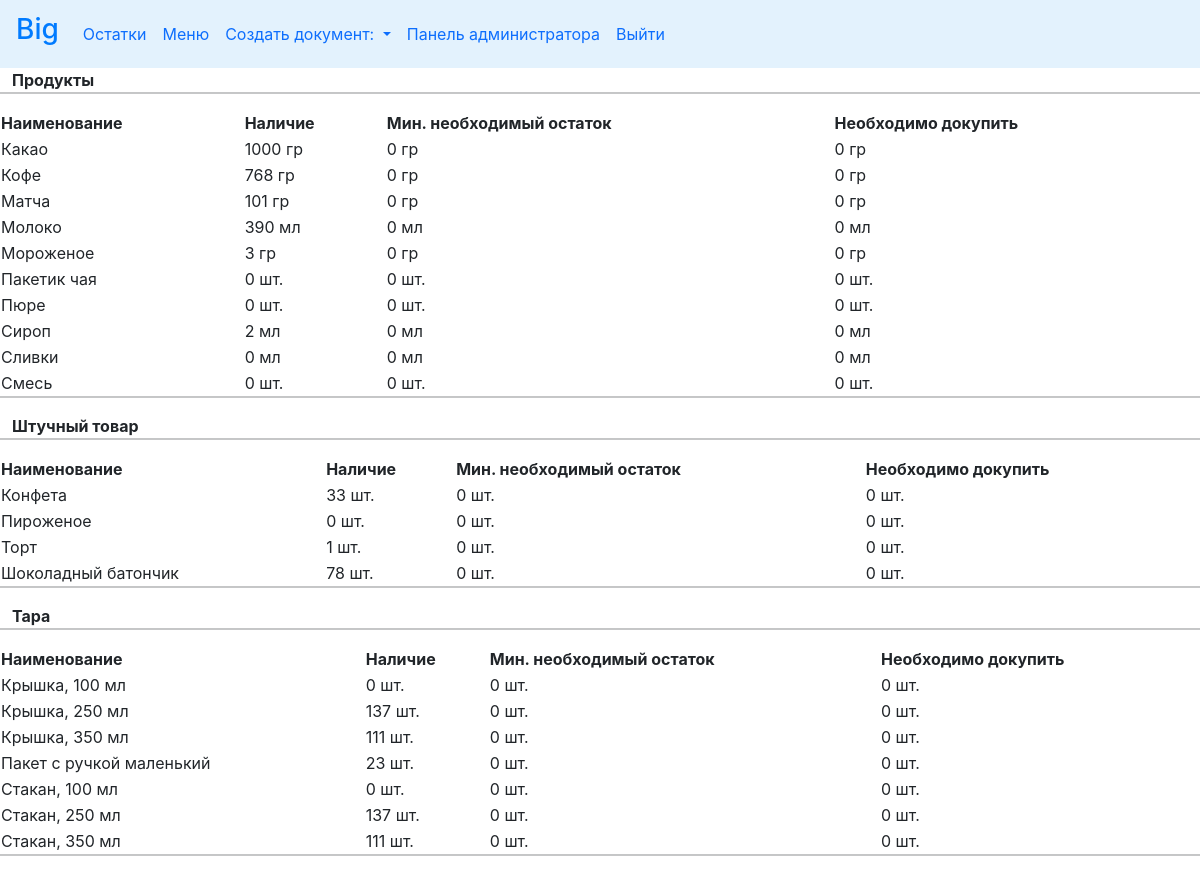
The app's page /stock (signed in) with its own data.
### cafecrm/models.py (models this page shows, shortened)
class Products(models.Model):
    PRODUCT = 'product'
    SNACK = 'snack'
    TARE = 'tare'
    PRODUCT_TYPE = ((PRODUCT, 'продукт'), (SNACK, 'штучный товар'), (TARE, 'тара'))
    PC = 'шт.'
    ML = 'мл'
    GR = 'гр'
    UNITS = ((PC, 'шт.'), (ML, 'мл'), (GR, 'гр'))
    product_name = models.CharField(max_length=250, verbose_name='Наименование')
    unit = models.CharField(max_length=20, choices=UNITS, verbose_name='Единица измерения')
    product_type = models.CharField(max_length=20, choices=PRODUCT_TYPE, verbose_name='Категория')
    slug = models.SlugField(max_length=200, db_index=True, unique='product_name')
    price = models.DecimalField(max_digits=10, decimal_places=2, default=0.00, verbose_name='Цена')
    stock = models.PositiveIntegerField(default=0, verbose_name='Остаток')
    min_stock = models.PositiveSmallIntegerField(default=0, verbose_name='Минимальный остаток')
    description = models.TextField(blank=True, verbose_name='Описание')
    need_to_order = property(
        lambda self: (self.min_stock - self.stock if self.stock < self.min_stock else 0)
        )
    class Meta:
        verbose_name = 'Product'
        verbose_name_plural = 'Products'
        ordering = ['product_type', 'product_name']
        index_together = (('id', 'slug'),)

### cafecrm/views.py (the view)
# urls.py: path('stock', views.stock, name='stock'),
def stock(request):
    products = Products.objects.filter(product_type='product').order_by('product_name')
    snacks = Products.objects.filter(product_type='snack').order_by('product_name')
    tares = Products.objects.filter(product_type='tare').order_by('product_name')
    return render(request,
                  'cafecrm/stock.html',
                  {'title': 'stock',
                   'products': products,
                   'snacks': snacks,
                   'tares': tares
                   })

### doc_temp/context_processors.py (called while the page is built)
def doc(request):
    return {'doc_temp': Doctemp(request)}

### templates/cafecrm/stock.html (shortened to what this page needs)
{% extends "cafecrm/base.html" %}
{% load static %}
{% block content %}
<div class="row align-items-start"">
    <b>Продукты</b>
    <hr>
    <table class="cart">
        <thead>
        <tr>
            <th>Наименование</th>
            <th>Наличие</th>
            <th>Мин. необходимый остаток</th>
            <th>Необходимо докупить</th>
        </tr>
        </thead>
        <tbody>
        {% for item in products %}
            <tr>
                <td> {{ item.product_name }} </td>
                <td class="num">{{ item.stock }} {{ item.unit  }}</td>
                <td>{{ item.min_stock }} {{ item.unit  }}</td>
            <td>{{ item.need_to_order }} {{ item.unit  }}</td>
            </tr>
        {% endfor %}
        </tbody>
    </table>
    <hr>
    <b>Штучный товар</b>
    <hr>
    <table class="cart">
        <thead>
        <tr>
            <th>Наименование</th>
            <th>Наличие</th>
            <th>Мин. необходимый остаток</th>
            <th>Необходимо докупить</th>
        </tr>
        </thead>
        <tbody>
        {% for item in snacks %}
            <tr>
                <td> {{ item.product_name }} </td>
                <td class="num">{{ item.stock }} {{ item.unit  }}</td>
                <td>{{ item.min_stock }} {{ item.unit  }}</td>
            <td>{{ item.need_to_order }} {{ item.unit  }}</td>
            </tr>
        {% endfor %}
        </tbody>
    </table>
    <hr>
    <b>Тара</b>
    <hr>
    <table class="cart">
        <thead>
        <tr>
            <th>Наименование</th>
            <th>Наличие</th>
            <th>Мин. необходимый остаток</th>
            <th>Необходимо докупить</th>
        </tr>
        </thead>
        <tbody>
        {% for item in tares %}
            <tr>
                <td> {{ item.product_name }} </td>
                <td class="num">{{ item.stock }} {{ item.unit  }}</td>
                <td>{{ item.min_stock }} {{ item.unit  }}</td>
            <td>{{ item.need_to_order }} {{ item.unit  }}</td>
            </tr>
        {% endfor %}
        </tbody>
    </table>
    <hr>
</div>
{% endblock %}

### templates/cafecrm/base.html (shortened to what this page needs)
{% load static %}
<!DOCTYPE html>
<html lang="en">
<head>
    <link href="https://cdn.jsdelivr.net/npm/bootstrap@5.0.0/dist/css/bootstrap.min.css" rel="stylesheet" >
	<link rel="stylesheet" href="https://maxcdn.bootstrapcdn.com/bootstrap/4.0.0-beta.3/css/bootstrap.min.css">
    <link rel="stylesheet" href="{% static 'cafecrm/css/style.css' %}" type="text/css">
</head>
<body>
<div class="container-fluid">
    <div class="row align-items-start" id="nav">
        {% if user.is_superuser %}
    	<nav class="navbar navbar-expand-lg bg-body-tertiary" style="background-color: #e3f2fd;">
			<a class="navbar-brand" href="{% url 'cafecrm:home' %}"><h3>{{ user.first_name }}</h3></a>
		  	<div class="collapse navbar-collapse" id="navbarSupportedContent">
		  		<ul class="navbar-nav mr-auto">
                    <li class="nav-item active">
                        <a class="nav-link" href="{% url 'cafecrm:stock' %}" title="Остатки на складе">Остатки</a>
                    </li>
                    <li class="nav-item active">
                        <a class="nav-link" href="{% url 'cafecrm:menu' %}" title="Что в продаже">Меню</a>
                    </li>
                    <li class="nav-item dropdown">
                        <a class="nav-link dropdown-toggle" href="#" role="button" data-bs-toggle="dropdown" aria-expanded="false">
                        Создать документ: </a>
                    </li>
                    <li class="nav-item active">
                        <a class="nav-link" href="admin/">Панель администратора</a>
                    </li>
                <li class="nav-item active">
                        <a class="nav-link" href="{% url 'cafecrm:logout' %}">Выйти</a>
                    </li>
		  		</ul>
		  	</div>
		</nav>
    {% endif %}
    </div>
    <div id="content">
        {% block content %}
        {% endblock %}
    </div>
</div>
</body>
</html>

### cafecrm/static/cafecrm/css/style.css (style rules this page uses)
#content { padding-bottom: 5%; }
html,body { margin: 0; padding: 0; height: 100%; }

### records on screen
Products: product_name "Какао", stock "1000", unit "гр", min_stock "0", need_to_order "0"
Products: product_name "Кофе", stock "768", unit "гр", min_stock "0", need_to_order "0"
Products: product_name "Матча", stock "101", unit "гр", min_stock "0", need_to_order "0"
Products: product_name "Молоко", stock "390", unit "мл", min_stock "0", need_to_order "0"
Products: product_name "Мороженое", stock "3", unit "гр", min_stock "0", need_to_order "0"
Products: product_name "Пакетик чая", stock "0", unit "шт.", min_stock "0", need_to_order "0"
Products: product_name "Пюре", stock "0", unit "шт.", min_stock "0", need_to_order "0"
Products: product_name "Сироп", stock "2", unit "мл", min_stock "0", need_to_order "0"
Products: product_name "Сливки", stock "0", unit "мл", min_stock "0", need_to_order "0"
Products: product_name "Смесь", stock "0", unit "шт.", min_stock "0", need_to_order "0"
Products: product_name "Конфета", stock "33", unit "шт.", min_stock "0", need_to_order "0"
Products: product_name "Пироженое", stock "0", unit "шт.", min_stock "0", need_to_order "0"
Products: product_name "Торт", stock "1", unit "шт.", min_stock "0", need_to_order "0"
Products: product_name "Шоколадный батончик", stock "78", unit "шт.", min_stock "0", need_to_order "0"
Products: product_name "Крышка, 100 мл", stock "0", unit "шт.", min_stock "0", need_to_order "0"
Products: product_name "Крышка, 250 мл", stock "137", unit "шт.", min_stock "0", need_to_order "0"
Products: product_name "Крышка, 350 мл", stock "111", unit "шт.", min_stock "0", need_to_order "0"
Products: product_name "Пакет с ручкой маленький", stock "23", unit "шт.", min_stock "0", need_to_order "0"
Products: product_name "Стакан, 100 мл", stock "0", unit "шт.", min_stock "0", need_to_order "0"
Products: product_name "Стакан, 250 мл", stock "137", unit "шт.", min_stock "0", need_to_order "0"
Products: product_name "Стакан, 350 мл", stock "111", unit "шт.", min_stock "0", need_to_order "0"

### other values on screen
{{ user.first_name }} "Big"
